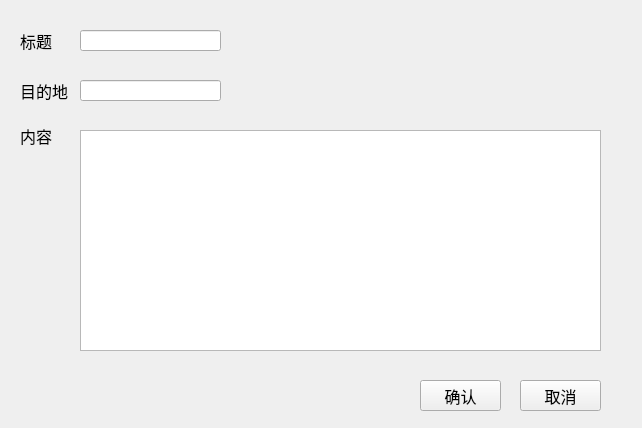
<?xml version="1.0" encoding="UTF-8"?>
<ui version="4.0">
 <class>DiaryCreate</class>
 <widget class="QWidget" name="DiaryCreate">
  <property name="geometry">
   <rect>
    <x>0</x>
    <y>0</y>
    <width>642</width>
    <height>428</height>
   </rect>
  </property>
  <property name="windowTitle">
   <string>Form</string>
  </property>
  <widget class="QPlainTextEdit" name="content">
   <property name="geometry">
    <rect>
     <x>80</x>
     <y>130</y>
     <width>521</width>
     <height>221</height>
    </rect>
   </property>
  </widget>
  <widget class="QLineEdit" name="title">
   <property name="geometry">
    <rect>
     <x>80</x>
     <y>30</y>
     <width>141</width>
     <height>21</height>
    </rect>
   </property>
  </widget>
  <widget class="QLineEdit" name="dest">
   <property name="geometry">
    <rect>
     <x>80</x>
     <y>80</y>
     <width>141</width>
     <height>21</height>
    </rect>
   </property>
  </widget>
  <widget class="QLabel" name="label">
   <property name="geometry">
    <rect>
     <x>20</x>
     <y>30</y>
     <width>51</width>
     <height>21</height>
    </rect>
   </property>
   <property name="font">
    <font>
     <pointsize>12</pointsize>
    </font>
   </property>
   <property name="text">
    <string>标题</string>
   </property>
  </widget>
  <widget class="QLabel" name="label_2">
   <property name="geometry">
    <rect>
     <x>20</x>
     <y>80</y>
     <width>51</width>
     <height>21</height>
    </rect>
   </property>
   <property name="font">
    <font>
     <pointsize>12</pointsize>
    </font>
   </property>
   <property name="text">
    <string>目的地</string>
   </property>
  </widget>
  <widget class="QLabel" name="label_3">
   <property name="geometry">
    <rect>
     <x>20</x>
     <y>120</y>
     <width>51</width>
     <height>31</height>
    </rect>
   </property>
   <property name="font">
    <font>
     <pointsize>12</pointsize>
    </font>
   </property>
   <property name="text">
    <string>内容</string>
   </property>
  </widget>
  <widget class="QPushButton" name="confirm">
   <property name="geometry">
    <rect>
     <x>420</x>
     <y>380</y>
     <width>81</width>
     <height>31</height>
    </rect>
   </property>
   <property name="font">
    <font>
     <pointsize>12</pointsize>
    </font>
   </property>
   <property name="text">
    <string>确认</string>
   </property>
  </widget>
  <widget class="QPushButton" name="cancel">
   <property name="geometry">
    <rect>
     <x>520</x>
     <y>380</y>
     <width>81</width>
     <height>31</height>
    </rect>
   </property>
   <property name="font">
    <font>
     <pointsize>12</pointsize>
    </font>
   </property>
   <property name="text">
    <string>取消</string>
   </property>
  </widget>
 </widget>
 <resources/>
 <connections/>
</ui>
